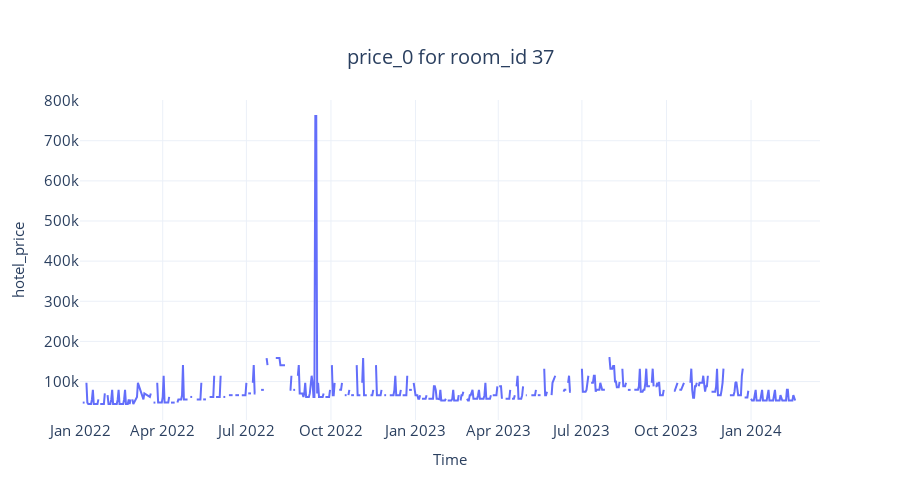

This figure's notebook cell:
### Code cell
fig = px.line(ts_df, y=4, title="price_0 for room_id 37")
fig = format_plot(fig, ylabel="hotel_price")
fig

### Figure 1 — Plotly figure (JSON) as saved in the notebook; plotly's stock layout.template omitted (floating-point values rounded to 4 significant figures; data arrays with more than 128 entries replaced by an {"elided": "..."} marker saying what was removed)
{"data": [{"hovertemplate": "booking_date=%{x}<br>4=%{y}<extra></extra>", "legendgroup": "", "line": {"color": "#636efa", "dash": "solid"}, "marker": {"symbol": "circle"}, "mode": "lines", "name": "", "orientation": "v", "showlegend": false, "type": "scatter", "x": {"elided": "761 str values"}, "xaxis": "x", "y": {"elided": "761 int values"}, "yaxis": "y"}], "layout": {"autosize": false, "height": 500, "legend": {"font": {"size": 15}, "orientation": "h", "title": {}, "tracegroupgap": 0, "x": 1, "xanchor": "right", "y": 0.98, "yanchor": "bottom"}, "title": {"font": {"size": 20}, "text": "price_0 for room_id 37", "x": 0.5, "xanchor": "center", "yanchor": "top"}, "width": 900, "xaxis": {"anchor": "y", "domain": [0, 1], "tickfont": {"size": 15}, "title": {"font": {"size": 15}, "text": "Time"}}, "yaxis": {"anchor": "x", "domain": [0, 1], "tickfont": {"size": 15}, "title": {"font": {"size": 15}, "text": "hotel_price"}}}}
